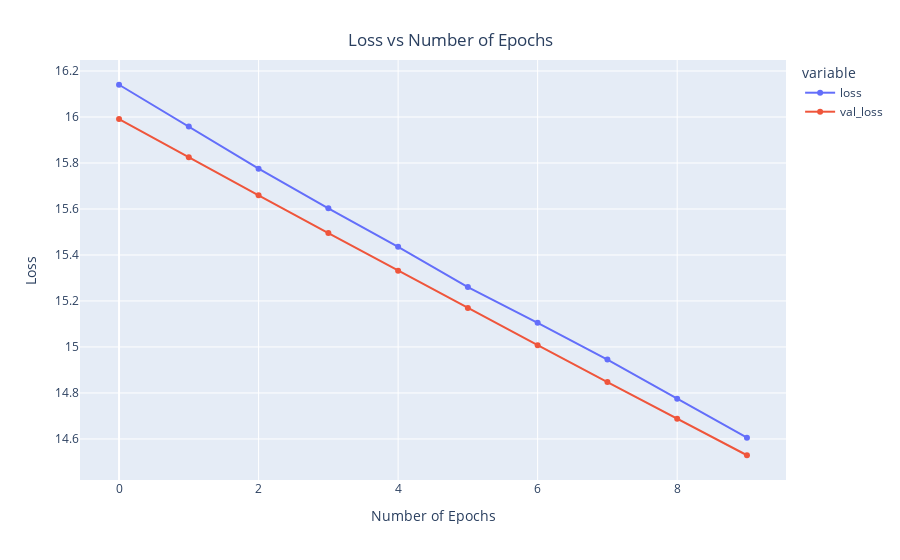

Notebook code for this chart:
### Code cell
x = px.line(data_frame= history,
y= ["loss", "val_loss"], markers = True )
x.update_xaxes (title="Number of Epochs")
x.update_yaxes (title = "Loss")
x.update_layout (showlegend = True,
title = {
'text': 'Loss vs Number of Epochs',
'y' :0.94,
'x':0.5,
'xanchor': 'center',
'yanchor': 'top'})
x.show()

### Figure 1 — Plotly figure (JSON) as saved in the notebook; plotly's stock layout.template omitted (floating-point values rounded to 4 significant figures)
{"data": [{"hovertemplate": "variable=loss<br>index=%{x}<br>value=%{y}<extra></extra>", "legendgroup": "loss", "line": {"color": "#636efa", "dash": "solid"}, "marker": {"symbol": "circle"}, "mode": "markers+lines", "name": "loss", "orientation": "v", "showlegend": true, "type": "scatter", "x": [0, 1, 2, 3, 4, 5, 6, 7, 8, 9], "xaxis": "x", "y": [16.14, 15.96, 15.78, 15.6, 15.44, 15.26, 15.1, 14.94, 14.78, 14.61], "yaxis": "y"}, {"hovertemplate": "variable=val_loss<br>index=%{x}<br>value=%{y}<extra></extra>", "legendgroup": "val_loss", "line": {"color": "#EF553B", "dash": "solid"}, "marker": {"symbol": "circle"}, "mode": "markers+lines", "name": "val_loss", "orientation": "v", "showlegend": true, "type": "scatter", "x": [0, 1, 2, 3, 4, 5, 6, 7, 8, 9], "xaxis": "x", "y": [15.99, 15.82, 15.66, 15.5, 15.33, 15.17, 15.01, 14.85, 14.69, 14.53], "yaxis": "y"}], "layout": {"legend": {"title": {"text": "variable"}, "tracegroupgap": 0}, "margin": {"t": 60}, "showlegend": true, "title": {"text": "Loss vs Number of Epochs", "x": 0.5, "xanchor": "center", "y": 0.94, "yanchor": "top"}, "xaxis": {"anchor": "y", "domain": [0, 1], "title": {"text": "Number of Epochs"}}, "yaxis": {"anchor": "x", "domain": [0, 1], "title": {"text": "Loss"}}}}
